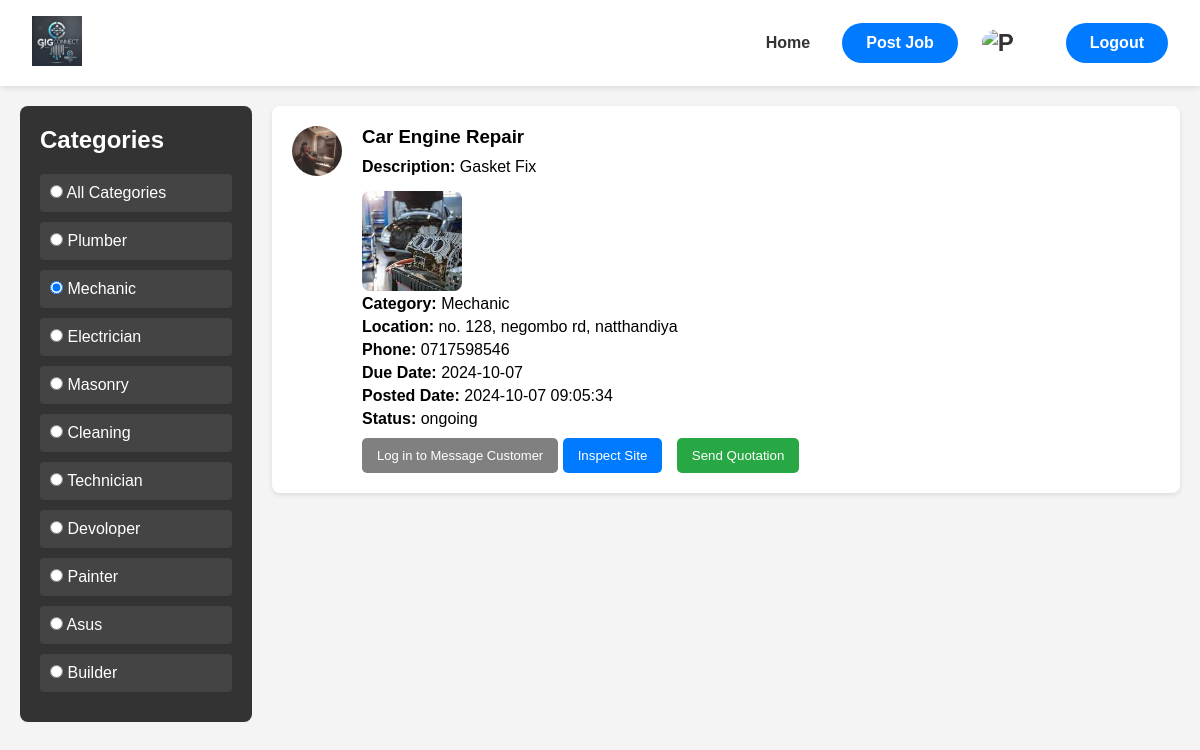
Page /view_jobs.php?category=2 on the committed database.
### tables this page shows
CREATE TABLE `categories` (
  `id` int(11) NOT NULL,
  `category_name` varchar(100) DEFAULT NULL
);

CREATE TABLE `jobs` (
  `id` int(11) NOT NULL,
  `title` varchar(255) DEFAULT NULL,
  `description` text DEFAULT NULL,
  `image` varchar(255) NOT NULL,
  `user_id` int(11) NOT NULL,
  `category_id` int(11) NOT NULL,
  `location` varchar(255) DEFAULT NULL,
  `phone` varchar(10) DEFAULT NULL,
  `due_date` date NOT NULL,
  `posted_date` datetime NOT NULL,
  `status` enum('active','ongoing','done','') NOT NULL DEFAULT 'active'
);

CREATE TABLE `users` (
  `id` int(10) UNSIGNED NOT NULL,
  `name` varchar(255) NOT NULL,
  `username` varchar(100) NOT NULL,
  `email` varchar(255) NOT NULL,
  `phone` varchar(20) NOT NULL,
  `password` varchar(255) NOT NULL,
  `usertype` varchar(255) NOT NULL,
  `created_at` timestamp NOT NULL DEFAULT current_timestamp(),
  `updated_at` timestamp NOT NULL DEFAULT current_timestamp() ON UPDATE current_timestamp(),
  `degrees` varchar(255) NOT NULL,
  `profile_picture` varchar(255) NOT NULL
);

### view_jobs.php (the view, shortened to what this page needs)
<?php
if (isset($_SESSION['contractor_id'])) {
    $contractor_id = $_SESSION['contractor_id'];
    $contractor_name = $_SESSION['contractor_name'];
    $email = $_SESSION['email'];
} else {
    $contractor_id = "Guest";
}
include 'db.php';
$query = "SELECT profile_picture FROM users WHERE email = ?";
$stmt = $conn->prepare($query);
$stmt->bind_param('s', $email);
$stmt->execute();
$result = $stmt->get_result();
if ($result->num_rows > 0) {
    $row = $result->fetch_assoc();
    $profilePic = $row['profile_picture'];
} else {
    $profilePic = 'img/default_profile.png';
}
$categories = $conn->query("SELECT id, category_name FROM categories");
$categoryFilter = isset($_GET['category']) ? $_GET['category'] : '';
$categoryCondition = $categoryFilter ? "WHERE j.category_id = '$categoryFilter'" : '';
$jobsQuery = "SELECT j.*, c.category_name, u.profile_picture
              FROM jobs j
              JOIN categories c ON j.category_id = c.id
              JOIN users u ON j.user_id = u.id
              $categoryCondition
              ORDER BY j.posted_date DESC";
$jobs = $conn->query($jobsQuery);
?>
<!DOCTYPE html>
<html lang="en">
<head>
    <link rel="stylesheet" href="css/viewjobs.css">
</head>
<body>
<header>
    <div class="logo">
        <img src="img/logo/logo.jpg" alt="GigConnect Logo">
    </div>
    <nav>
        <a href="home.php">Home</a>
        <a href="post_job.php" class="button">Post Job</a>
        <a href="profile.php" class="profile-icon" title="View Profile">
            <img src="<?php echo $profilePic; ?>" alt="P" style="width: 40px; height: 40px; border-radius: 50%;">
        </a>
        <a href="logout.php" class="button">Logout</a>
    </nav>
</header>
    <div class="container">
        <div class="sidebar">
            <h2>Categories</h2>
            <form id="categoryForm" action="" method="GET">
                <ul>
                    <li>
                        <label>
                            <input type="radio" name="category" value=""
                                   <?php echo ($categoryFilter == '') ? 'checked' : ''; ?>
                                   onchange="filterJobsByCategory()">
                            All Categories
                        </label>
                    </li>
                    <?php if ($categories->num_rows > 0): ?>
                        <?php while ($row = $categories->fetch_assoc()): ?>
                            <li>
                                <label>
                                    <input type="radio" name="category" value="<?php echo htmlspecialchars($row['id']); ?>"
                                           <?php echo ($categoryFilter == $row['id']) ? 'checked' : ''; ?>
                                           onchange="filterJobsByCategory()">
                                    <?php echo htmlspecialchars($row['category_name']); ?>
                                </label>
                            </li>
                        <?php endwhile; ?>
                    <?php else: ?>
                        <li>No categories available</li>
                    <?php endif; ?>
                </ul>
            </form>
        </div>
        <div class="job-listings">
            <?php if ($jobs->num_rows > 0): ?>
                <?php while ($job = $jobs->fetch_assoc()): ?>
                    <div class="job-card">
                        <div class="profile-icon">
                            <a href="view_profile.php?user_id=<?php echo $job['user_id']; ?>&logged_in_user_id=<?php echo $contractor_id; ?>&job_id=<?php echo $job['id']; ?>">
                                <img src="<?php echo htmlspecialchars($job['profile_picture']); ?>" alt="Profile Picture">
                            </a>
                        </div>
                        <div class="job-details">
                            <h3><?php echo htmlspecialchars($job['title']); ?></h3>
                            <p><strong>Description:</strong> <?php echo htmlspecialchars($job['description']); ?></p>
                            <img src="<?php echo htmlspecialchars($job['image']); ?>" alt="Job Image" class="job-image">
                            <p><strong>Category:</strong> <?php echo htmlspecialchars($job['category_name']); ?></p>
                            <p><strong>Location:</strong> <?php echo htmlspecialchars($job['location']); ?></p>
                            <p><strong>Phone:</strong> <?php echo htmlspecialchars($job['phone']); ?></p>
                            <p><strong>Due Date:</strong> <?php echo htmlspecialchars($job['due_date']); ?></p>
                            <p><strong>Posted Date:</strong> <?php echo htmlspecialchars($job['posted_date']); ?></p>
                            <p><strong>Status:</strong> <?php echo htmlspecialchars($job['status']); ?></p>
                            <div class="job-buttons">
                                <?php if ($contractor_id != "Guest"): ?>
                                    <a href="chat.php?job_id=<?php echo $job['id']; ?>">
                                        <button class="message-btn" style="background-color: #28a745; color: #fff; padding: 10px 15px; text-decoration: none; border-radius: 5px; font-size: 13px; border: none; font-weight: lighter; transition: background-color 0.3s ease;"
                                        onmouseover="this.style.backgroundColor='#218838'" onmouseout="this.style.backgroundColor='#28a745'">
                                            Message Customer
                                        </button>
                                    </a>
                                <?php else: ?>
                                    <button class="message-btn" disabled style="background-color: gray; color: #fff; padding: 10px 15px; text-decoration: none; border-radius: 5px; font-size: 13px; border: none; font-weight: lighter;">
                                        Log in to Message Customer
                                    </button>
                                <?php endif; ?>
                                <button class="inspect-btn">Inspect Site</button>
                                <button class="quotation-btn" onclick="showUploadForm(<?php echo $job['user_id']; ?>, <?php echo $job['id']; ?>)">Send Quotation</button>
                            </div>
                        </div>
                    </div>
                <?php endwhile; ?>
            <?php else: ?>
                <p>No job postings available.</p>
            <?php endif; ?>
        </div>
    </div>
</body>
</html>

### css/viewjobs.css (style rules this page uses)
* { margin: 0; padding: 0; box-sizing: border-box; }
body { font-family: Arial, sans-serif; background-color: #f4f4f4; }
.container { display: flex; padding: 20px; }
.sidebar { width: 20%; background-color: #333; color: white; padding: 20px; border-radius: 8px; }
.sidebar h2 { margin-bottom: 20px; }
.sidebar ul { list-style-type: none; }
.sidebar ul li { margin-bottom: 10px; padding: 10px; background-color: #444; border-radius: 4px; cursor: pointer; transition: background-color 0.3s; }
.job-listings { width: 80%; padding-left: 20px; }
.job-card { background-color: white; border-radius: 8px; margin-bottom: 20px; padding: 20px; display: flex; align-items: flex-start; box-shadow: 0px 2px 5px rgba(0, 0, 0, 0.1); }
.profile-icon img { width: 50px; height: 50px; border-radius: 50%; margin-right: 20px; }
.job-details h3 { margin-bottom: 10px; }
.job-image { width: 100px; height: 100px; object-fit: cover; border-radius: 8px; margin-top: 10px; }
.job-details p { margin-bottom: 5px; }
.job-buttons { margin-top: 10px; }
.job-buttons .inspect-btn, .quotation-btn { padding: 10px 15px; border: none; border-radius: 5px; cursor: pointer; margin-right: 10px; background-color: #007BFF; color: white; transition: background-color 0.3s; }
.job-buttons .quotation-btn { background-color: #28A745; }
header { background-color: #ffffff; padding: 1rem 2rem; display: flex; justify-content: space-between; align-items: center; box-shadow: 0 2px 5px rgba(0, 0, 0, 0.1); }
header .logo img { height: 50px; }
header nav { display: flex; align-items: center; }
header nav a { color: #333; text-decoration: none; margin-left: 2rem; font-weight: bold; font-size: 1rem; transition: color 0.3s, background-color 0.3s; }
header nav a.button { background-color: #007bff; color: white; padding: 0.7rem 1.5rem; border-radius: 25px; margin-left: 2rem; transition: background-color 0.3s; }
header nav a.profile-icon { margin-left: 1.5rem; color: #333; font-size: 1.5rem; transition: color 0.3s; }

### rows in the picture
categories: category "☐ Plumber", category_name "Plumber"
categories: category "☑ Mechanic", category_name "Mechanic"
categories: category "☐ Electrician", category_name "Electrician"
categories: category "☐ Masonry", category_name "Masonry"
categories: category "☐ Cleaning", category_name "Cleaning"
categories: category "☐ Technician", category_name "Technician"
categories: category "☐ Devoloper", category_name "Devoloper"
categories: category "☐ Painter", category_name "Painter"
categories: category "☐ Asus", category_name "Asus"
categories: category "☐ Builder", category_name "Builder"
jobs: user.profile_picture (picture), title "Car Engine Repair", description "Gasket Fix", image (picture), category.category_name "Mechanic", location "no. 128, negombo rd, natthandiya", phone "0717598546", due_date "2024-10-07", posted_date "2024-10-07 09:05:34", status "ongoing"
